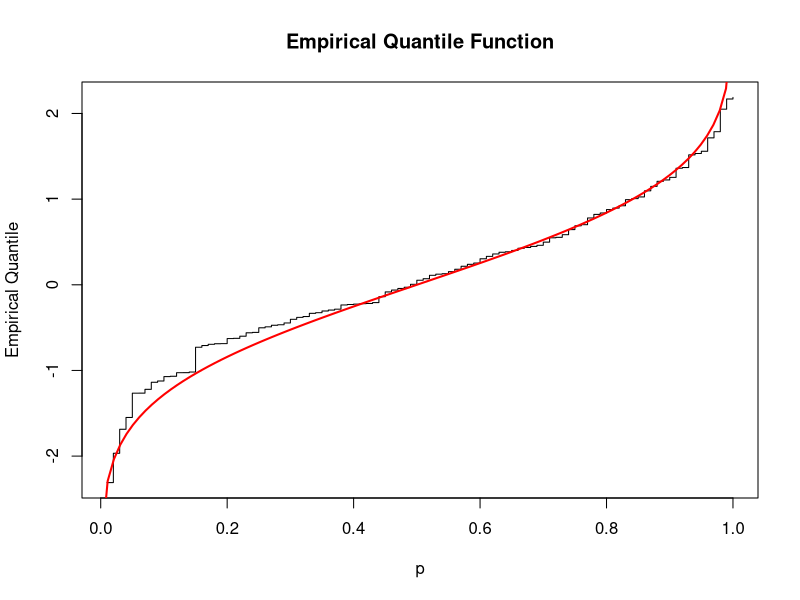

R code for this plot:
## ---- chunk 1
knitr::opts_chunk$set(echo = TRUE)
## ---- chunk 2

set.seed(123)

x <- rnorm(100)
n <- length(x)

plot(
    (1:n) / n,
    sort(x),
    type = "s",
    xlab = "p",
    ylab = "Empirical Quantile",
    main = "Empirical Quantile Function"
)

# overlay the Theoritical Normal Quantile function

curve(
    qnorm(x),
    from = 0.001,
    to = 0.999,
    add = TRUE,
    col = "red",
    lwd = 2
)
